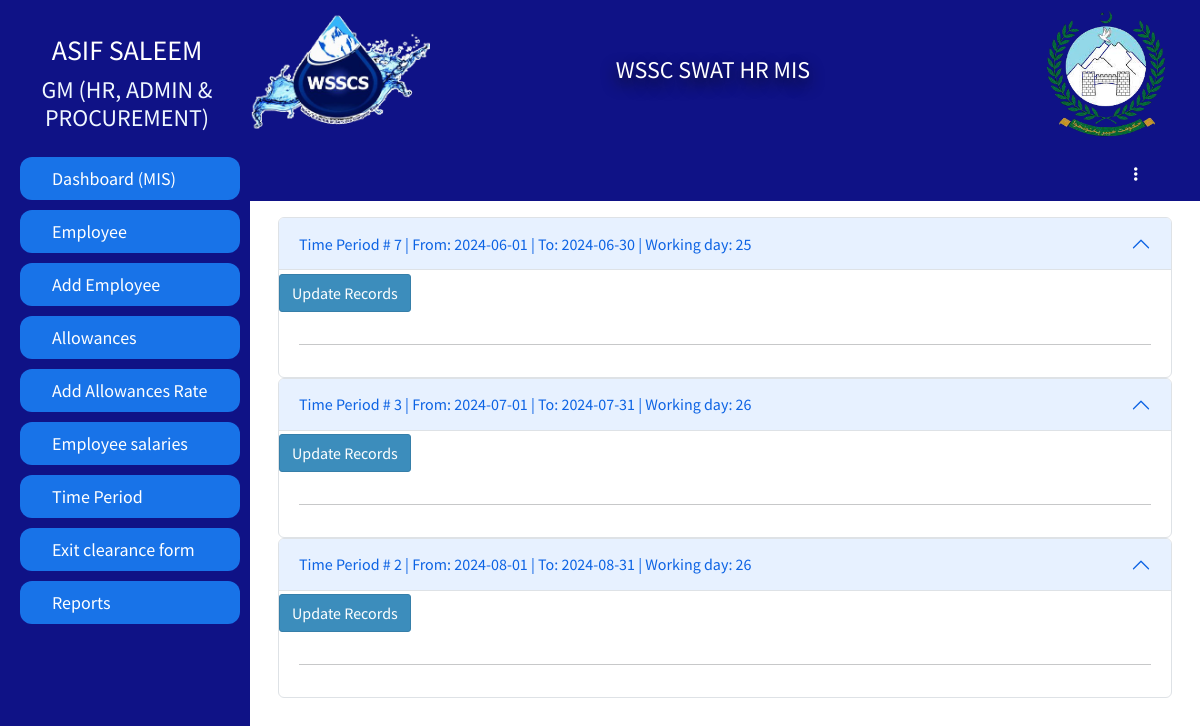
The page /hradmin/employeeCountotal.php (signed in) on the database its author committed.
### tables this page shows
CREATE TABLE `employeedata` (
  `Id` int(11) NOT NULL,
  `image` varchar(255) DEFAULT NULL,
  `fName` varchar(255) DEFAULT NULL,
  `mName` varchar(255) DEFAULT NULL,
  `lName` varchar(255) DEFAULT NULL,
  `father_Name` varchar(255) DEFAULT NULL,
  `CNIC` varchar(15) DEFAULT NULL,
  `email` varchar(255) DEFAULT NULL,
  `pAddress` varchar(255) DEFAULT NULL,
  `cAddress` varchar(255) DEFAULT NULL,
  `city` varchar(255) DEFAULT NULL,
  `postAddress` varchar(255) DEFAULT NULL,
  `mNumber` varchar(15) DEFAULT NULL,
  `ofphNumber` varchar(15) DEFAULT NULL,
  `Alternate_Number` varchar(15) DEFAULT NULL,
  `DofB` varchar(20) DEFAULT NULL,
  `religion` varchar(255) DEFAULT NULL,
  `gender` varchar(10) DEFAULT NULL,
  `BlGroup` varchar(5) DEFAULT NULL,
  `Domicile` varchar(255) DEFAULT NULL,
  `MaritalStatus` varchar(255) DEFAULT NULL,
  `NextofKin` varchar(255) DEFAULT NULL,
  `NextofKinCellNumber` varchar(15) DEFAULT NULL,
  `ContactPerson` varchar(255) DEFAULT NULL,
  `CPCN` varchar(15) DEFAULT NULL,
  `Employement_Group` varchar(255) DEFAULT NULL,
  `Employee_Class` varchar(255) DEFAULT NULL,
  `Employee_Group` varchar(255) DEFAULT NULL,
  `Employee_Sub_Group` varchar(255) DEFAULT NULL,
  `Employee_Quota` varchar(255) DEFAULT NULL,
  `Salary_Bank` varchar(255) DEFAULT NULL,
  `Salary_Branch` varchar(255) DEFAULT NULL,
  `Account_No` varchar(255) DEFAULT NULL,
  `Pay_Type` varchar(255) DEFAULT NULL,
  `EOBI_No` varchar(255) DEFAULT NULL,
  `Bill_Walved_Off` varchar(255) DEFAULT NULL,
  `Weekly_Working_Days` int(11) DEFAULT NULL,
  `Bill_Waived_Off` varchar(255) DEFAULT NULL,
  `Employee_Pay_Classification` varchar(255) DEFAULT NULL,
  `Grade` varchar(255) DEFAULT NULL,
  `Department` varchar(255) DEFAULT NULL,
  `Job_Tiltle` varchar(255) DEFAULT NULL,
  `Salary_Mode` varchar(255) DEFAULT NULL,
  `Status` varchar(255) DEFAULT 'NEW',
  `EmployeeNo` int(11) DEFAULT NULL,
  `Employee_Manager` int(11) DEFAULT NULL,
  `Joining_Date` varchar(20) DEFAULT NULL,
  `Contract_Expiry_Date` varchar(20) DEFAULT NULL,
  `Last_Working_Date` varchar(20) DEFAULT NULL,
  `Attendance_Supervisor` int(11) DEFAULT NULL,
  `Duty_Location` varchar(255) DEFAULT NULL,
  `Duty_Point` varchar(255) DEFAULT NULL,
  `TypeEmp` varchar(255) DEFAULT NULL,
  `type` varchar(255) DEFAULT NULL,
  `DY_Supervisor` varchar(255) DEFAULT NULL,
  `leaveAlreadyAvailed` int(255) NOT NULL DEFAULT 34
);

CREATE TABLE `timeperiod` (
  `ID` int(11) NOT NULL,
  `FromDate` date DEFAULT NULL,
  `ToDate` date DEFAULT NULL,
  `WrokingDays` int(11) DEFAULT NULL,
  `HRStatus` varchar(255) DEFAULT 'PENDING',
  `DateOfHRStatus` date DEFAULT NULL,
  `DateOfSub` date DEFAULT NULL
);

### hradmin/employeeCountotal.php (the view, shortened to what this page needs)
<?php
if (!isset($_SESSION['loginid']) || !isset($_SESSION['EmployeeNumber']) || $_SESSION['Designation'] != 'HR manager') {
  error_log("Unauthorized access attempt. User: {$_SESSION['loginid']}");
  header("Location: ../logout.php");
  exit;
} else{
?>
<!DOCTYPE html>
<html lang="en">
<head>
</head>
<body>
    <div class="container-fluid m-auto p-0">
    <?php include('link/desigene/sidebar.php') ?>
    <div id="main">
        <?php include('link/desigene/navbar.php') ?>
            <div class="row m-3">
                <div class="col-12">
                    <div class="accordion" id="accordionExample">
                        <?php
                        $select = mysqli_query($conn, 'SELECT * FROM `timeperiod` ORDER BY `timeperiod`.`ID` DESC ');
                        $a = 1;
                        while ($rowofTP = mysqli_fetch_array($select)) {
                                        ?>
                            <form action="" method="post">
                                <div class="accordion-item">
                                    <h2 class="accordion-header" id="heading<?php echo $a ?>">
                                        <button class="accordion-button" type="button" data-bs-toggle="collapse" data-bs-target="#collapse<?php echo $a ?>" aria-expanded="true" aria-controls="collapse<?php echo $a ?>">
                                            Time Period # <?php echo $rowofTP['ID'] ?> | From: <?php echo $rowofTP['FromDate'] ?> | To: <?php echo $rowofTP['ToDate'] ?> | Working day: <?php echo $rowofTP['WrokingDays'] ?>
                                            <button type="submit" name="submit<?php echo $a ?>" class="btn btn-primary">Update Records</button>
                                        </button>
                                    </h2>
                                    <div id="collapse<?php echo $a ?>" class="accordion-collapse collapse show" aria-labelledby="heading<?php echo $a ?>" data-bs-parent="#accordionExample">
                                        <div class="accordion-body">
                                                    <?php
                                                echo"<hr>";
                                                ?>
                                        </div>
                                    </div>
                                </div>
                            </form>
                        <?php
                            $a++;
                        }
                        ?>
                    </div>
                </div>
            </div>
        </div>
    </div>
</body>
</html>
<?php } ?>

### hradmin/link/desigene/sidebar.php (shortened to what this page needs)
<div id="mySidenav" class="sidenav">
  <div class="row w-100">
  <div class="profile col-12">
  <?php
      $emil= $_SESSION['EmployeeNumber'];
      include('../link/desigene/db.php');
      $selectsession=mysqli_query($conn,"SELECT * FROM `employeedata` WHERE `EmployeeNo`='$emil'");
      while($row=mysqli_fetch_array($selectsession)){
      ?>
      <h3> <?php echo $row['fName']?> <?php echo $row['lName']?></h3>
      <h4> <?php echo $row['Job_Tiltle']?></h4>
      <?php }?>
  </div>
  </div>
              <a href="index.php" class="nav-link mt-3">Dashboard (MIS)</a>
              <a href="EmployementData.php" class="nav-link">
                  Employee
                </a>
              <a class="dropbtn nav-link" href="employeePersonalInfo.php">
                  Add Employee
                </a>
                <a href="allowances_details.php" class="nav-link">
                  Allowances
                </a>
                <a href="allowancepay.php" class="nav-link">
                 Add Allowances Rate
                </a>
                <a href="employeeCountotal.php" class="nav-link">
                 Employee salaries
                </a>
                <a href="timepriod.php" class="nav-link">
                 Time Period
                </a>
                <a href="EXITCLEARANCEFORM.php" class="nav-link">
                  Exit clearance form
                </a>
                <a href="Leaves.php" class="nav-link">
                  Reports
                </a>
              </div>

### hradmin/css/style.css (style rules this page uses)
.sidenav { height: 100%; width: 250px; position: fixed; z-index: 1; top: 0; left: 0; background-color: #0f1286; overflow-x: hidden; transition: 0.5s; padding-top: 10px; }
.sidenav a { padding: 8px 8px 8px 32px; text-decoration: none; font-size: 10px !important; color: #fff; display: block; transition: 0.3s; background-color: #1873e8; margin-left: 20px; margin-right: 10px; margin-top: 10px; border-radius: 12px; }
#main { transition: margin-left .5s; margin-left: 250px; }
.profile { padding-left: 40px; }
.profile h3 { color: #fff; }
.profile h4 { color: aliceblue; }
.sidenav a { padding: 8px 8px 8px 32px; text-decoration: none; font-size: 18px !important; color: #fff; display: block; transition: 0.3s; background-color: #1873e8; margin-left: 20px; margin-right: 10px; margin-top: 10px; border-radius: 12px; }

### hradmin/employeeCountotal.php (style rules this page uses)
h4, h3 { text-align: center; }

### rows shown on the page
employeedata: fName "ASIF", lName "SALEEM", Job_Tiltle "GM (HR, ADMIN & PROCUREMENT)"
timeperiod: ID "7", FromDate "2024-06-01", ToDate "2024-06-30", WrokingDays "25"
timeperiod: ID "3", FromDate "2024-07-01", ToDate "2024-07-31", WrokingDays "26"
timeperiod: ID "2", FromDate "2024-08-01", ToDate "2024-08-31", WrokingDays "26"
